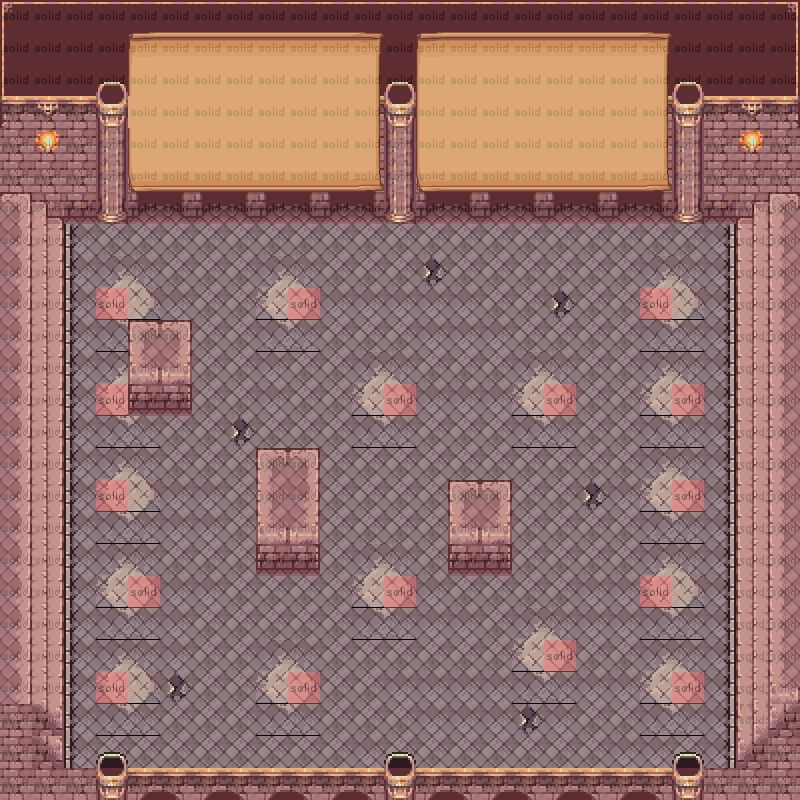

Tiled map render using the project's own tile images. Description and the map definition, with tile-layer contents summarised, below:
An orthogonal 25x25 tile map with 32x32 px tiles, 5 tile layers (Ground, Overlay, Collision, Front, ...), 2 tilesets.

<map version="1.0" orientation="orthogonal" width="25" height="25" tilewidth="32" tileheight="32">
 <properties>
  <property name="name" value="arena" />
 </properties>
 <tileset firstgid="1" name="gas-valhalla" tilewidth="32" tileheight="32" spacing="2">
  <image source="gas-valhalla.png" width="546" height="378" />
  <tile id="17">
   <properties>
    <property name="solid" value="true" />
   </properties>
  </tile>
 </tileset>
 <tileset firstgid="177" name="scrollsandblocks" tilewidth="32" tileheight="32">
  <image source="scrollsandblocks.png" width="544" height="320" />
 </tileset>
 <layer name="Ground" width="25" height="25">
  <data>[625 cells, 625 non-empty, 45 distinct tile ids]</data>
 </layer>
 <layer name="Overlay" width="25" height="25">
  <data>[625 cells, 153 non-empty, 29 distinct tile ids]</data>
 </layer>
 <layer name="Collision" width="25" height="25" opacity="0.54">
  <data>[625 cells, 288 non-empty, 1 distinct tile ids]</data>
 </layer>
 <layer name="Front" width="25" height="25">
  <data>[625 cells, 0 non-empty, 0 distinct tile ids]</data>
 </layer>
 <layer name="Spawnpoints" width="25" height="25">
  <data>[625 cells, 16 non-empty, 1 distinct tile ids]</data>
 </layer>
</map>
